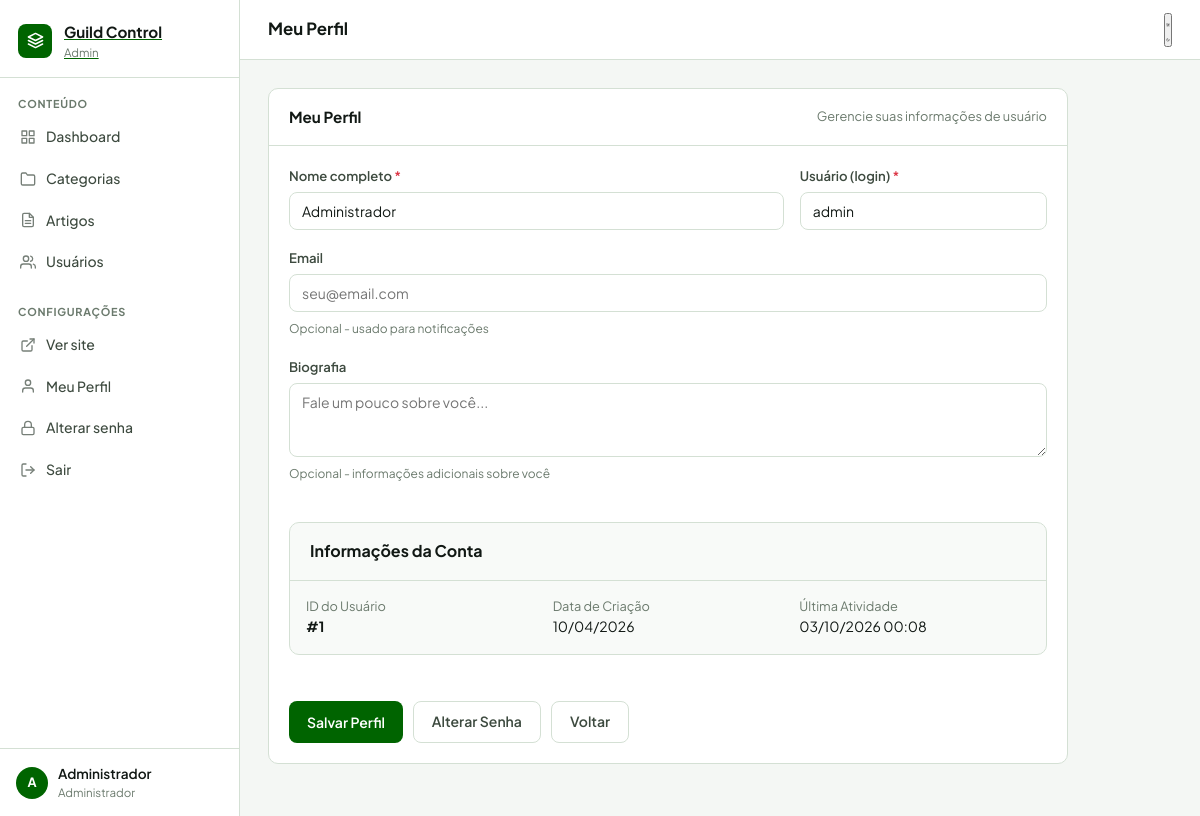
Screenshot of /admin/profile.php (signed in) with the database file from the repository.
### tables this page shows
CREATE TABLE `users` (
  `id` int(11) NOT NULL,
  `name` varchar(100) NOT NULL,
  `username` varchar(100) NOT NULL,
  `password` varchar(255) NOT NULL,
  `created_at` timestamp NOT NULL DEFAULT current_timestamp(),
  `role` enum('admin','editor','viewer') DEFAULT 'editor',
  `last_login` timestamp NULL DEFAULT NULL,
  `last_activity` timestamp NULL DEFAULT NULL,
  `login_attempts` int(11) DEFAULT 0,
  `locked_until` timestamp NULL DEFAULT NULL
);

### admin/profile.php (the view, shortened to what this page needs)
<?php
$db     = getDB();
$stmt = $db->prepare('SELECT * FROM users WHERE id = ?');
$stmt->execute([$_SESSION['admin_id']]);
$user = $stmt->fetch();
require __DIR__ . '/_header.php';
?>
<div class="panel" style="max-width:800px">
  <div class="panel-header">
    <h2 class="panel-title">Meu Perfil</h2>
    <span class="text-muted text-sm">Gerencie suas informações de usuário</span>
  </div>
  <form method="POST" class="form-stack">
    <div class="form-row">
      <div class="form-group" style="flex:2">
        <label>Nome completo <span class="required">*</span></label>
        <input type="text" name="name" value="<?= htmlspecialchars($user['name'] ?? '') ?>" required/>
      </div>
      <div class="form-group">
        <label>Usuário (login) <span class="required">*</span></label>
        <input type="text" name="username" value="<?= htmlspecialchars($user['username'] ?? '') ?>" required/>
      </div>
    </div>
    <div class="form-group">
      <label>Email</label>
      <input type="email" name="email" value="<?= htmlspecialchars($user['email'] ?? '') ?>" placeholder="seu@email.com"/>
      <small class="form-hint">Opcional - usado para notificações</small>
    </div>
    <div class="form-group">
      <label>Biografia</label>
      <textarea name="bio" rows="3" placeholder="Fale um pouco sobre você..."><?= htmlspecialchars($user['bio'] ?? '') ?></textarea>
      <small class="form-hint">Opcional - informações adicionais sobre você</small>
    </div>
    <div class="panel" style="background:#f8faf8;margin:20px 0">
      <div class="panel-header">
        <h3 class="panel-title" style="font-size:1rem">Informações da Conta</h3>
      </div>
      <div style="padding:16px">
        <div style="display:grid;grid-template-columns:repeat(auto-fit,minmax(200px,1fr));gap:16px">
          <div>
            <div class="text-muted text-sm">ID do Usuário</div>
            <div><strong>#<?= $user['id'] ?></strong></div>
          </div>
          <div>
            <div class="text-muted text-sm">Data de Criação</div>
            <div><?= date('d/m/Y', strtotime($user['created_at'])) ?></div>
          </div>
          <div>
            <div class="text-muted text-sm">Última Atividade</div>
            <div><?= date('d/m/Y H:i', $_SESSION['last_activity'] ?? time()) ?></div>
          </div>
        </div>
      </div>
    </div>
    <div class="form-actions">
      <button type="submit" class="btn btn-primary">Salvar Perfil</button>
      <a href="/admin/change-password.php" class="btn btn-outline">Alterar Senha</a>
      <a href="/admin/" class="btn btn-outline">Voltar</a>
    </div>
  </form>
</div>
<?php require __DIR__ . '/_footer.php'; ?>

### admin/css/admin.css (style rules this page uses)
*, *::before, *::after { box-sizing: border-box; margin: 0; padding: 0; }
:root { --green: #006400; --green-mid: #008000; --green-light: #e6f2e6; --green-pale: #f2f8f2; --green-accent: #00a550; --ink: #111814; --ink-2: #3d4a3f; --ink-3: #6b7a6d; --border: #d4e0d4; --white: #ffffff; --bg: #f4f7f4; --red: #dc3545; --red-light: #fde8ea; --sidebar-w: 240px; --topbar-h: 60px; --radius: 10px; --shadow: 0 1px 4px rgba(0,0,0,.08); --shadow-md: 0 4px 16px rgba(0,0,0,.10); --transition: .18s ease; }
html { scroll-behavior: smooth; }
body { font-family: 'Plus Jakarta Sans', sans-serif; background: var(--bg); color: var(--ink); min-height: 100vh; font-size: 14px; line-height: 1.55; }
a { color: var(--green); text-decoration: none; }
.panel { background: var(--white); border: 1px solid var(--border); border-radius: var(--radius); margin-bottom: 24px; overflow: hidden; }
.panel-header { display: flex; align-items: center; justify-content: space-between; padding: 16px 20px; border-bottom: 1px solid var(--border); gap: 12px; }
.panel-title { font-size: .95rem; font-weight: 700; color: var(--ink); }
.btn { display: inline-flex; align-items: center; gap: 6px; border: none; border-radius: 8px; padding: 9px 18px; font-family: inherit; font-size: .875rem; font-weight: 600; cursor: pointer; transition: var(--transition); text-decoration: none; white-space: nowrap; }
.btn-primary { background: var(--green); color: var(--white); }
.btn-outline { background: none; border: 1px solid var(--border); color: var(--ink-2); }
.form-stack { display: flex; flex-direction: column; gap: 18px; padding: 20px; }
.form-row { display: flex; gap: 16px; flex-wrap: wrap; }
.form-row .form-group { flex: 1; min-width: 180px; }
.form-group { display: flex; flex-direction: column; gap: 6px; }
label { font-size: .82rem; font-weight: 600; color: var(--ink-2); }
.required { color: var(--red); }
.form-hint { font-size: .75rem; color: var(--ink-3); margin-top: 2px; }
input[type=text], input[type=email], input[type=password], input[type=number], input[type=date], textarea, select { width: 100%; padding: 9px 12px; border: 1px solid var(--border); border-radius: 8px; font-family: inherit; font-size: .875rem; color: var(--ink); background: var(--white); transition: var(--transition); outline: none; }
textarea { resize: vertical; }
.form-actions { display: flex; gap: 10px; padding-top: 8px; flex-wrap: wrap; }
.text-muted { color: var(--ink-3); }
.text-sm { font-size: .8rem; }

### rows the page displays
users: name "Administrador", username "admin", id "1", created_at "10/04/2026"

### other values shown
substr($_SESSION['admin_name'] ?? 'A', 0, 1) "A"
$_SESSION['admin_name'] "Administrador"
$pageTitle "Meu Perfil"
